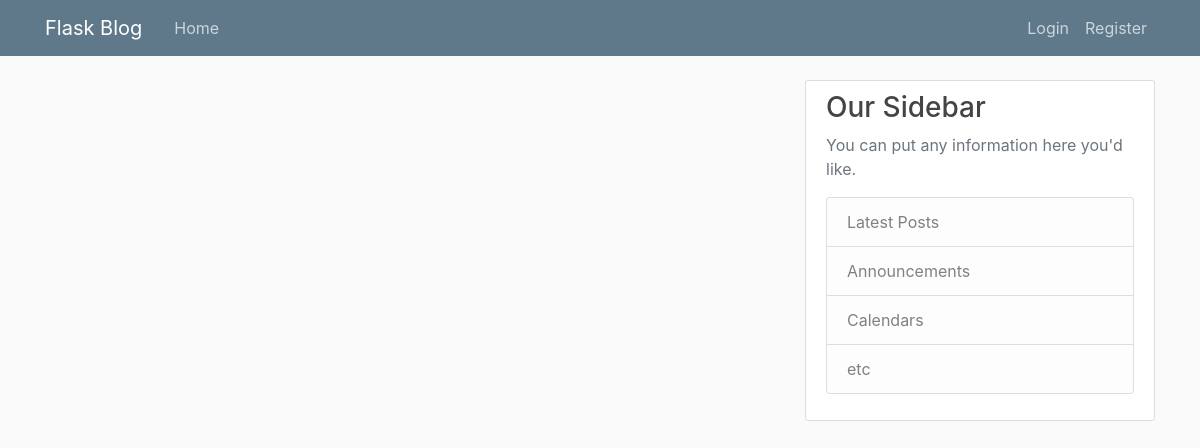
Page /home on the earlier database version.
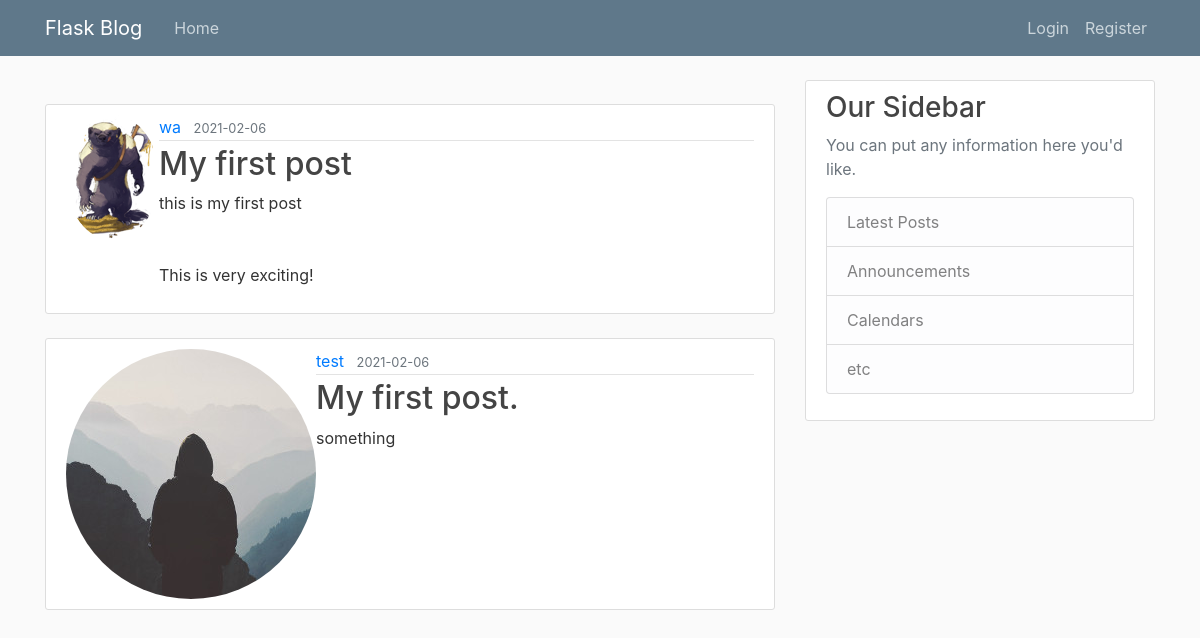
Same page on the later database version.
### backend/models.py (models this page shows, shortened)
class Post(db.Model):
    id = db.Column(db.Integer, primary_key=True)
    title = db.Column(db.String(100), nullable=False)
    date_posted = db.Column(db.DateTime, nullable=False, default=datetime.utcnow)
    content = db.Column(db.Text, nullable=False)
    user_id = db.Column(db.Integer, db.ForeignKey('user.id'), nullable=False)

class User(db.Model, UserMixin):
    id = db.Column(db.Integer, primary_key=True)
    username = db.Column(db.String(20), unique=True, nullable=False)
    email = db.Column(db.String(120), unique=True, nullable=False)
    image_file = db.Column(db.String(20), nullable=False, default='default.jpg')
    password = db.Column(db.String(120), nullable=False)
    posts = db.relationship('Post', backref='author', lazy=True)

### backend/routes.py (the view)
@app.route("/")
@app.route('/home')
def home():
    posts = Post.query.all()
    return render_template('home.html', posts=posts)

### backend/templates/home.html
{% extends "layout.html" %}
{% block content %}
    {% for post in posts %}
        <article class="media content-section mt-4">
          <img class="rounded-circle" article-img src="{{ url_for('static', filename='profile_pics/' + post.author.image_file) }}">
          <div class="media-body">
            <div class="article-metadata">
              <a class="mr-2" href="#">{{ post.author.username }}</a>
              <small class="text-muted">{{ post.date_posted.strftime('%Y-%m-%d') }}</small>
            </div>
            <h2><a class="article-title" href="{{ url_for('post', post_id=post.id) }}">{{ post.title }}</a></h2>
            <p class="article-content">{{ post.content }}</p>
          </div>
        </article>
    {% endfor %}
{% endblock content %}

### backend/templates/layout.html (shortened to what this page needs)
<!DOCTYPE html>
<html>
<head>
    <link rel="stylesheet" href="https://maxcdn.bootstrapcdn.com/bootstrap/4.0.0/css/bootstrap.min.css">
    <link rel="stylesheet" type="text/css" href="{{ url_for('static', filename='main.css') }}">
</head>
<body>
    <header class="site-header">
      <nav class="navbar navbar-expand-md navbar-dark bg-steel fixed-top">
        <div class="container">
          <a class="navbar-brand mr-4" href="/">Flask Blog</a>
          <div class="collapse navbar-collapse" id="navbarToggle">
            <div class="navbar-nav mr-auto">
              <a class="nav-item nav-link" href="{{ url_for('home') }}">Home</a>
            </div>
            <div class="navbar-nav">
              {% if current_user.is_authenticated %}
                <a class="nav-item nav-link" href="{{ url_for('new_post') }}">New Post</a>
                <a class="nav-item nav-link" href="{{ url_for('account') }}">Account</a>
                <a class="nav-item nav-link" href="{{ url_for('logout') }}">Logout</a>
              {% else %}
                <a class="nav-item nav-link" href="{{ url_for('login') }}">Login</a>
                <a class="nav-item nav-link" href="{{ url_for('register') }}">Register</a>
              {% endif %}
            </div>
          </div>
        </div>
      </nav>
    </header>
    <main role="main" class="container">
      <div class="row">
        <div class="col-md-8">
          {% block content %}{% endblock %}
        </div>
        <div class="col-md-4">
          <div class="content-section">
            <h3>Our Sidebar</h3>
            <p class='text-muted'>You can put any information here you'd like.
              <ul class="list-group">
                <li class="list-group-item list-group-item-light">Latest Posts</li>
                <li class="list-group-item list-group-item-light">Announcements</li>
                <li class="list-group-item list-group-item-light">Calendars</li>
                <li class="list-group-item list-group-item-light">etc</li>
              </ul>
            </p>
          </div>
        </div>
      </div>
    </main>
</body>
</html>

### backend/static/main.css (style rules this page uses)
body { background: #fafafa; color: #333333; margin-top: 5rem; }
h1, h2, h3, h4, h5, h6 { color: #444444; }
.bg-steel { background-color: #5f788a; }
.site-header .navbar-nav .nav-link { color: #cbd5db; }
.content-section { background: #ffffff; padding: 10px 20px; border: 1px solid #dddddd; border-radius: 3px; margin-bottom: 20px; }
.article-title { color: #444444; }
.article-content { white-space: pre-line; }
.article-metadata { padding-bottom: 1px; margin-bottom: 4px; border-bottom: 1px solid #e3e3e3 }

Differences in the rows shown:
added Post: image_file (picture), author.username "wa", date_posted "2021-02-06", title "My first post", content "this is my first post This is very exciting!"
added Post: image_file (placeholder picture), author.username "test", date_posted "2021-02-06", title "My first post.", content "something"
